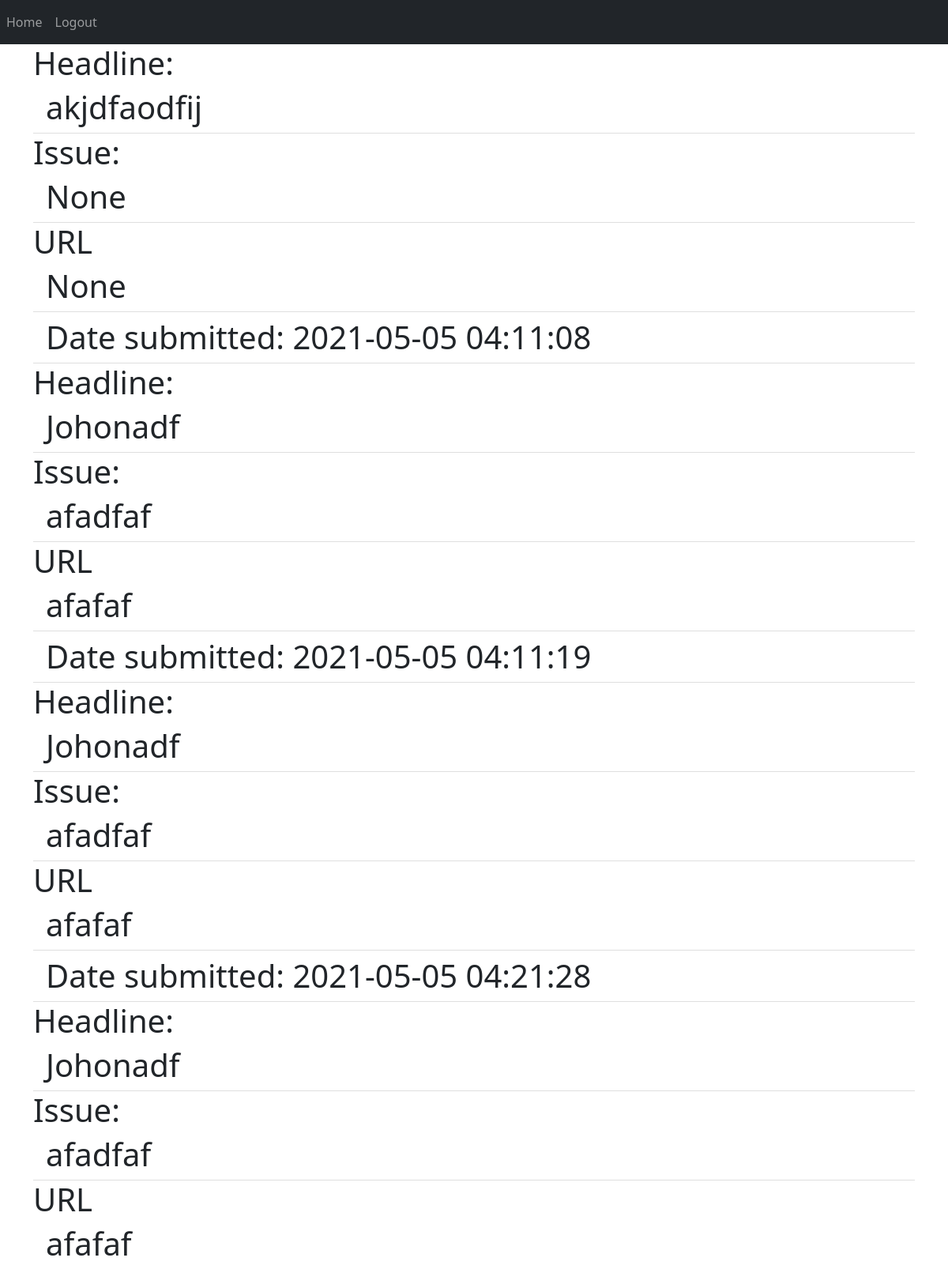
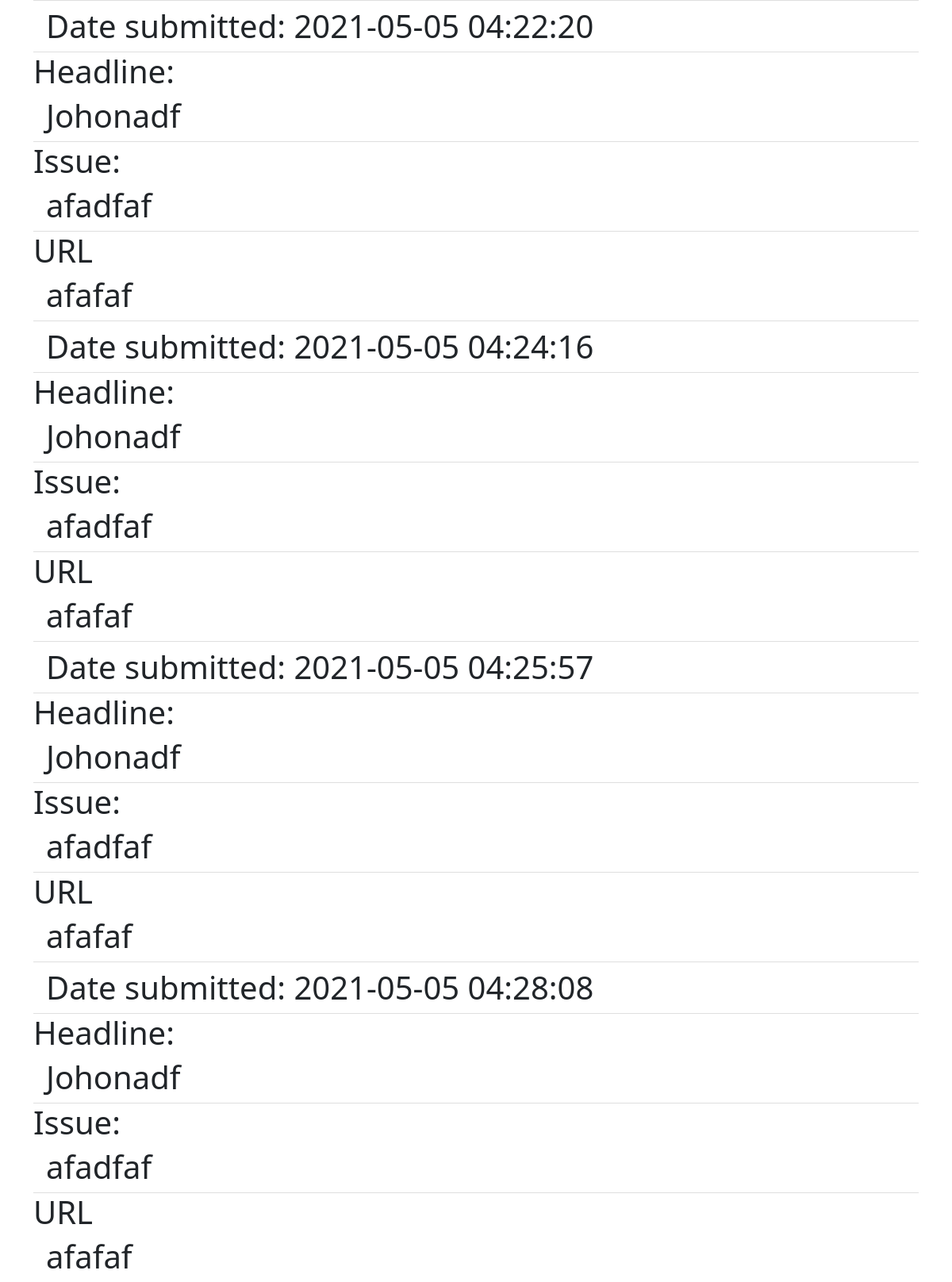
Screenshot of / (signed in, upper part) with the database file from the repository (2 pictures, top to bottom).
### website/models.py (models this page shows)
class Report(db.Model):
    id = db.Column(db.Integer, primary_key=True)
    title = db.Column(db.String(50))
    issue = db.Column(db.String(1000))
    url = db.Column(db.String(150))
    date = db.Column(db.DateTime(timezone=True), default=func.now())
    user_id = db.Column(db.Integer, db.ForeignKey('user.id'))

### website/views.py (the view, shortened to what this page needs)
@views.route('/', methods=['GET','POST'])
@login_required
def home():
    return render_template('home.html', user= current_user)

### website/__init__.py (called while the page is built)
def create_app():
    app = Flask(__name__)
    app.config['SECRET_KEY'] = 'secret key'
    app.config['SQLALCHEMY_DATABASE_URI'] = f'sqlite:///{DB_NAME}'
    db.init_app(app)
    from .views import views
    from .auth import auth
    app.register_blueprint(views, url_prefix='/')
    app.register_blueprint(auth, url_prefix='/')
    from .models import User, Report
    create_database(app)
    login_manager = LoginManager()
    login_manager.login_view = 'auth.login'
    login_manager.init_app(app)
    @login_manager.user_loader
    def load_user(id):
        return User.query.get(int(id))
    return app

### website/templates/home.html (shortened to what this page needs)
{% extends "base.html" %} {%block title%}New Title{%endblock%} {% block content %}
<h1 align='center>' Reports </h1>
<ul class='list-group list-group-flush' id='reports'>
{% for report in user.reports %}
Headline: <li class="list-group-item"> {{ report.title }} </li>
Issue: <li class="list-group-item"> {{ report.issue }} </li>
URL <li class="list-group-item"> {{ report.url }} </li>
<li class="list-group-item"> Date submitted: {{ report.date }} </li>
{% endfor %}
</ul>
{% endblock %}

### website/templates/base.html (shortened to what this page needs)
<!DOCTYPE html>
  <html>
    <head>
      <link
        href="https://cdn.jsdelivr.net/npm/bootstrap@5.0.0-beta3/dist/css/bootstrap.min.css"
        rel="stylesheet"
      />
      <link
        rel="stylesheet"
        href="https://cdn.jsdelivr.net/npm/bootstrap-icons@1.4.1/font/bootstrap-icons.css"
      />
    </head>
    <body>
      <nav class="navbar navbar-expand-lg navbar-dark bg-dark">
        <div class="collapse navbar-collapse" id="navbar">
          <div class="navbar-nav">
          {% if user.is_authenticated %}
            <a class="nav-item nav-link" id="home" href="/">Home </a>
            <a class="nav-item nav-link" id="logout" href="/logout">Logout </a>
            {% else %}
            <a class="nav-item nav-link" id="login" href="/login">Login </a>
            <a class="nav-item nav-link" id="signUp" href="/sign_up"
              >Sign Up
            </a>
            {% endif %}
          </div>
        </div>
      </nav>
      <div class='container'>
        {% block content %}{% endblock %}
    </body></html
></DOCTYPE>

### rows the page displays
Report: title "akjdfaodfij", issue "None", url "None", date "2021-05-05 04:11:08"
Report: title "Johonadf", issue "afadfaf", url "afafaf", date "2021-05-05 04:11:19"
Report: title "Johonadf", issue "afadfaf", url "afafaf", date "2021-05-05 04:21:28"
Report: title "Johonadf", issue "afadfaf", url "afafaf", date "2021-05-05 04:22:20"
Report: title "Johonadf", issue "afadfaf", url "afafaf", date "2021-05-05 04:24:16"
Report: title "Johonadf", issue "afadfaf", url "afafaf", date "2021-05-05 04:25:57"
Report: title "Johonadf", issue "afadfaf", url "afafaf", date "2021-05-05 04:28:08"
Report: title "Johonadf", issue "afadfaf", url "afafaf"
